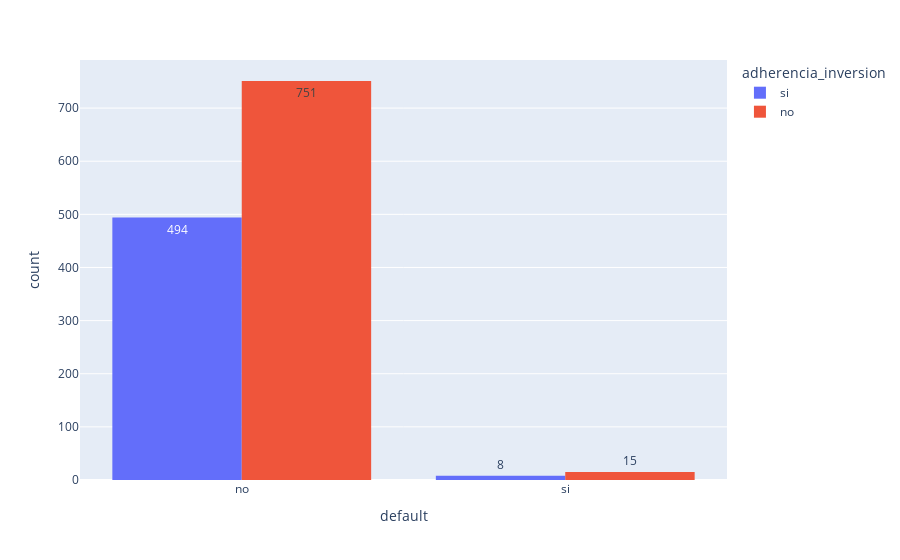

The notebook cell this image was saved under:
### Code cell
px.histogram(datos, x='default', text_auto=True, color='adherencia_inversion',barmode='group')

### Figure 1 — Plotly figure (JSON) as saved in the notebook; plotly's stock layout.template omitted (floating-point values rounded to 4 significant figures; data arrays with more than 128 entries replaced by an {"elided": "..."} marker saying what was removed)
{"data": [{"alignmentgroup": "True", "bingroup": "x", "hovertemplate": "adherencia_inversion=si<br>default=%{x}<br>count=%{y}<extra></extra>", "legendgroup": "si", "marker": {"color": "#636efa", "pattern": {"shape": ""}}, "name": "si", "offsetgroup": "si", "orientation": "v", "showlegend": true, "texttemplate": "%{value}", "type": "histogram", "x": {"elided": "502 str values"}, "xaxis": "x", "yaxis": "y"}, {"alignmentgroup": "True", "bingroup": "x", "hovertemplate": "adherencia_inversion=no<br>default=%{x}<br>count=%{y}<extra></extra>", "legendgroup": "no", "marker": {"color": "#EF553B", "pattern": {"shape": ""}}, "name": "no", "offsetgroup": "no", "orientation": "v", "showlegend": true, "texttemplate": "%{value}", "type": "histogram", "x": {"elided": "766 str values"}, "xaxis": "x", "yaxis": "y"}], "layout": {"barmode": "group", "legend": {"title": {"text": "adherencia_inversion"}, "tracegroupgap": 0}, "margin": {"t": 60}, "xaxis": {"anchor": "y", "domain": [0, 1], "title": {"text": "default"}}, "yaxis": {"anchor": "x", "domain": [0, 1], "title": {"text": "count"}}}}
